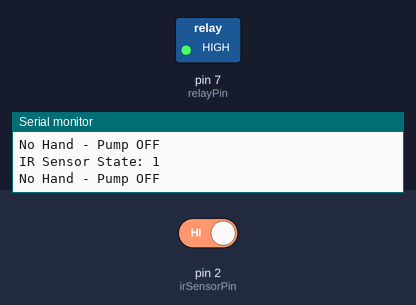
The sketch below on a simulated Arduino Uno, built with avr-gcc and run on an emulated ATmega328P. Shown: switched loads named in the sketch (green lamp = pin HIGH), the last lines printed to the serial monitor. The inputs (shaded band) are chosen by the test bench; at power-on: pin 2 (irSensorPin) HIGH.

Above: at 1.2 s.
1.3 s: pin 2 (irSensorPin) driven LOW
At 2.3 s:
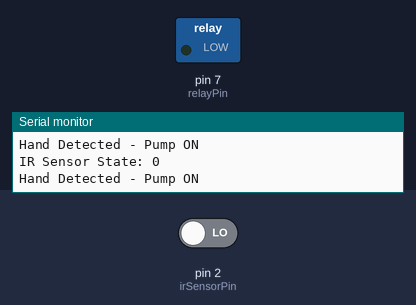
2.8 s: pin 2 (irSensorPin) driven HIGH
At 3.6 s:
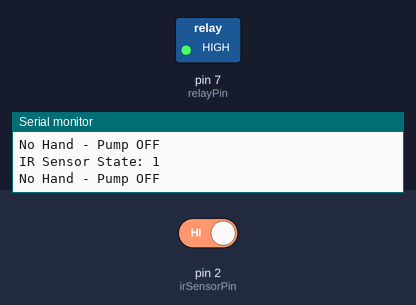
Timing chart, 0 to 5.8 s (numbered marks = the images above; inputs shaded):
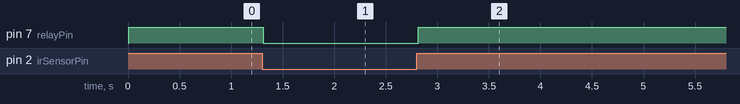

Measured:
- after the input at 1.3 s, pin 7 (relayPin): HIGH → LOW at once
- after the input at 2.8 s, pin 7 (relayPin): LOW → HIGH at once

The sketch:

water_disp.ino
```cpp
const int irSensorPin = 2;   // IR Sensor connected to digital pin 2
const int relayPin = 7;      // Relay control pin

void setup() {
  pinMode(irSensorPin, INPUT);   // IR sensor as input
  pinMode(relayPin, OUTPUT);     // Relay as output
  digitalWrite(relayPin, LOW);   // Pump OFF initially
  Serial.begin(9600);
  Serial.println("IR Sensor Pump Control Ready");
}

void loop() {
  int sensorState = digitalRead(irSensorPin);

  Serial.print("IR Sensor State: ");
  Serial.println(sensorState);

  if (sensorState == LOW) {  // Obstacle detected (LOW on most IR modules)
    Serial.println("Hand Detected - Pump ON");
    digitalWrite(relayPin, LOW); // Turn ON pump
  } else {  // No obstacle
    Serial.println("No Hand - Pump OFF");
    digitalWrite(relayPin, HIGH);  // Turn OFF pump
  }

  delay(100);  // Small delay to reduce bouncing
}
```
